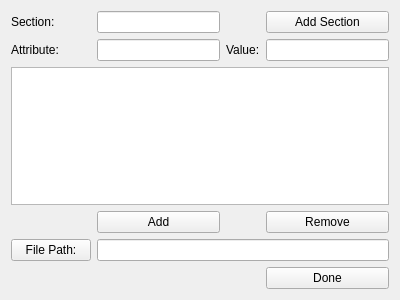
<?xml version="1.0" encoding="UTF-8"?>
<ui version="4.0">
 <class>configeditorwidget</class>
 <widget class="QWidget" name="configeditorwidget">
  <property name="geometry">
   <rect>
    <x>0</x>
    <y>0</y>
    <width>400</width>
    <height>300</height>
   </rect>
  </property>
  <property name="windowTitle">
   <string>Config Editor</string>
  </property>
  <layout class="QGridLayout" name="gridLayout">
   <item row="1" column="1">
    <widget class="QLineEdit" name="inAttribLine"/>
   </item>
   <item row="0" column="0">
    <widget class="QLabel" name="label">
     <property name="text">
      <string>Section:</string>
     </property>
    </widget>
   </item>
   <item row="1" column="0">
    <widget class="QLabel" name="label_2">
     <property name="text">
      <string>Attribute:</string>
     </property>
    </widget>
   </item>
   <item row="1" column="2">
    <widget class="QLabel" name="label_3">
     <property name="text">
      <string>Value:</string>
     </property>
    </widget>
   </item>
   <item row="1" column="3">
    <widget class="QLineEdit" name="inValueLine"/>
   </item>
   <item row="3" column="1">
    <widget class="QPushButton" name="inActionAdd">
     <property name="text">
      <string>Add</string>
     </property>
    </widget>
   </item>
   <item row="2" column="0" colspan="4">
    <widget class="QTreeView" name="treeEditor"/>
   </item>
   <item row="0" column="1">
    <widget class="QLineEdit" name="inSectionLine"/>
   </item>
   <item row="3" column="3">
    <widget class="QPushButton" name="inActionRemove">
     <property name="text">
      <string>Remove</string>
     </property>
    </widget>
   </item>
   <item row="0" column="3">
    <widget class="QPushButton" name="inActionAddSection">
     <property name="text">
      <string>Add Section</string>
     </property>
    </widget>
   </item>
   <item row="5" column="3">
    <widget class="QPushButton" name="inActionDone">
     <property name="text">
      <string>Done</string>
     </property>
    </widget>
   </item>
   <item row="4" column="0">
    <widget class="QPushButton" name="inActionFilePathSelect">
     <property name="text">
      <string>File Path:</string>
     </property>
    </widget>
   </item>
   <item row="4" column="1" colspan="3">
    <widget class="QLineEdit" name="inFilePathLine"/>
   </item>
  </layout>
 </widget>
 <resources/>
 <connections/>
</ui>
